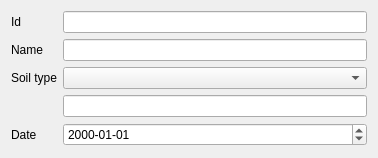
<?xml version="1.0" encoding="UTF-8"?>
<ui version="4.0">
 <class>Dialog</class>
 <widget class="QDialog" name="Dialog">
  <property name="geometry">
   <rect>
    <x>0</x>
    <y>0</y>
    <width>378</width>
    <height>158</height>
   </rect>
  </property>
  <property name="windowTitle">
   <string>Dialog</string>
  </property>
  <layout class="QFormLayout" name="formLayout">
   <item row="0" column="0">
    <widget class="QLabel" name="id_LBL">
     <property name="toolTip">
      <string>Unique feature identifier</string>
     </property>
     <property name="text">
      <string>Id</string>
     </property>
    </widget>
   </item>
   <item row="0" column="1">
    <widget class="QLineEdit" name="id">
     <property name="enabled">
      <bool>true</bool>
     </property>
     <property name="toolTip">
      <string>Unique link id</string>
     </property>
    </widget>
   </item>
   <item row="1" column="0">
    <widget class="QLabel" name="name_LBL">
     <property name="toolTip">
      <string>The name of the link</string>
     </property>
     <property name="text">
      <string>Name</string>
     </property>
    </widget>
   </item>
   <item row="1" column="1">
    <widget class="QLineEdit" name="name">
     <property name="toolTip">
      <string>The name of the link</string>
     </property>
    </widget>
   </item>
   <item row="2" column="0">
    <widget class="QLabel" name="extid_LBL">
     <property name="toolTip">
      <string>The feature id of the inlet node</string>
     </property>
     <property name="text">
      <string>Soil type</string>
     </property>
    </widget>
   </item>
   <item row="2" column="1">
    <widget class="QComboBox" name="extid_CB"/>
   </item>
   <item row="3" column="1">
    <widget class="QLineEdit" name="extid">
     <property name="toolTip">
      <string>The feature id of the inlet node</string>
     </property>
    </widget>
   </item>
   <item row="4" column="0">
    <widget class="QLabel" name="date_LBL">
     <property name="toolTip">
      <string>The feature id of the inlet node</string>
     </property>
     <property name="text">
      <string>Date</string>
     </property>
    </widget>
   </item>
   <item row="4" column="1">
    <widget class="QgsDateTimeEdit" name="date">
     <property name="displayFormat">
      <string>yyyy-MM-dd</string>
     </property>
    </widget>
   </item>
  </layout>
 </widget>
 <customwidgets>
  <customwidget>
   <class>QgsDateTimeEdit</class>
   <extends>QDateTimeEdit</extends>
   <header>qgsdatetimeedit.h</header>
  </customwidget>
 </customwidgets>
 <resources/>
 <connections/>
</ui>
